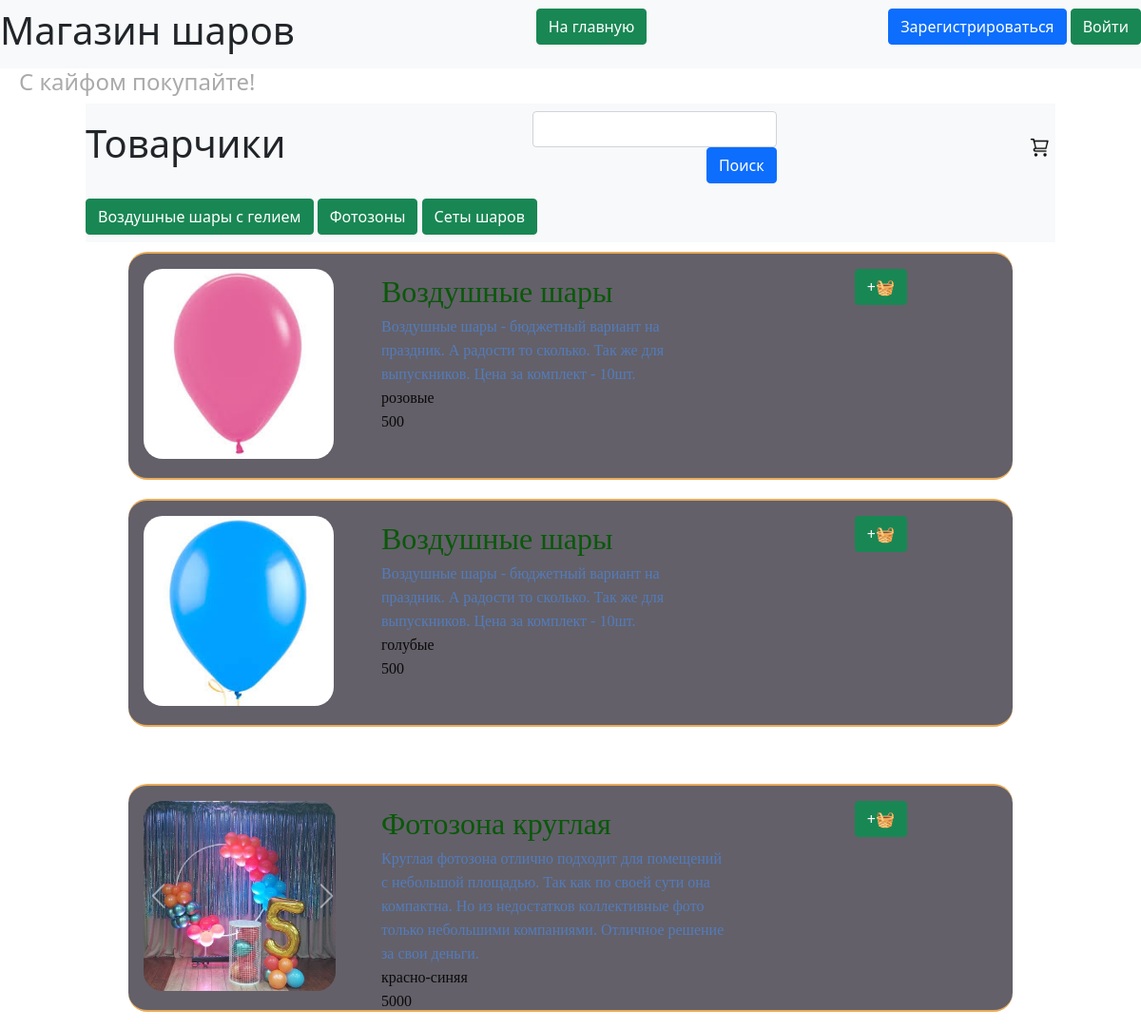
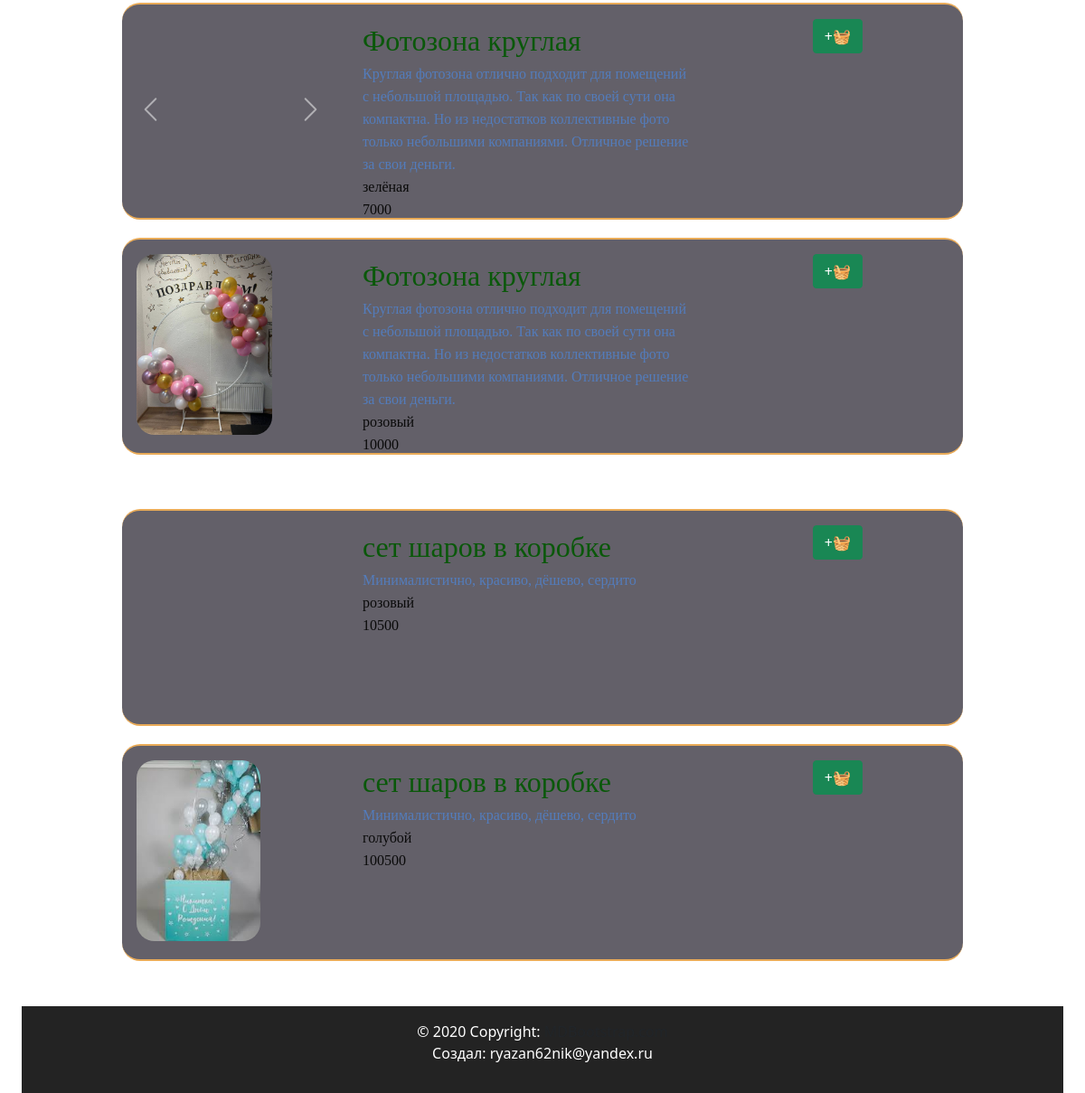
/index, run on the app's committed database (2 pictures, top to bottom).
### data/types.py (models this page shows, shortened)
class Types(SqlAlchemyBase):
    __tablename__ = 'types'
    id = sqlalchemy.Column(sqlalchemy.Integer,
                           primary_key=True, autoincrement=True)
    title = sqlalchemy.Column(sqlalchemy.String, nullable=True)
    products = orm.relationship("ProductGroup", back_populates='type_relation')

### data/products.py (models this page shows, shortened)
class Products(SqlAlchemyBase, SerializerMixin):
    __tablename__ = 'products'
    id = sqlalchemy.Column(sqlalchemy.Integer,
                           primary_key=True, autoincrement=True)
    color = sqlalchemy.Column(sqlalchemy.String, nullable=True)
    sale = sqlalchemy.Column(sqlalchemy.Integer, nullable=True)
    cost = sqlalchemy.Column(sqlalchemy.Integer)
    remains = sqlalchemy.Column(sqlalchemy.Integer, nullable=True)
    img = sqlalchemy.Column(sqlalchemy.String, default='0_0_0_none.jpg')
    product_group_id = sqlalchemy.Column(sqlalchemy.Integer, sqlalchemy.ForeignKey("product_group.id"))
    product_group = orm.relationship('ProductGroup')
    def get_img(self):
        return self.img.split(', ')

### data/products_group.py (models this page shows, shortened)
class ProductGroup(SqlAlchemyBase, SerializerMixin):
    __tablename__ = 'product_group'
    id = sqlalchemy.Column(sqlalchemy.Integer,
                           primary_key=True, autoincrement=True)
    title = sqlalchemy.Column(sqlalchemy.String, nullable=True)
    description = sqlalchemy.Column(sqlalchemy.String, nullable=True)
    type = sqlalchemy.Column(sqlalchemy.Integer, sqlalchemy.ForeignKey("types.id"))
    type_relation = orm.relationship('Types')
    products = orm.relationship("Products", back_populates='product_group')

### server.py (the view)
@app.route("/", methods=['GET'])
@app.route("/index", methods=['GET'])
def index_get():
    search = request.args.get("search", default="sample", type=str)
    db_sess = db_session.create_session()
    types = db_sess.query(Types).all()
    return render_template('pages/index.html', types=types, view='nocube')

### data/db_session.py (called while the page is built)
def create_session() -> Session:
    global __factory
    return __factory()

### templates/pages/index.html (shortened to what this page needs)
{% extends "base.html" %}
{% block content %}
<nav class="navbar navbar-light bg-light title-width">
    <div align="left">
        <h1>Товарчики</h1>
    </div>
    <div align="right">
        <form method="POST">
            <input type="text" id="text" name="text" class="form-control" align="left"/>
            <input type="submit" value="Поиск" class="btn btn-primary" align="right"/>
        </form>
    </div>
    <div align="right">
        <a href="/basket">
            <div class="basket-button"></div>
        </a>
    </div>
</nav>
<nav class="navbar navbar-light bg-light title-width">
    <div align="right">
        {% for type in types %}
        <a href="#{{type.title}}" class="btn btn-success">{{type.title}}</a>
        {% endfor %}
    </div>
</nav>
{% for type in types %}
<div class="menu">
    {% for group_product in type.products %}
    {% for product in group_product.products %}
    {% include 'includes/product.html' %}
    {% endfor %}
    {% endfor %}
</div>
{% endfor %}
{% endblock %}

### templates/includes/product.html (shortened to what this page needs)
{%if view == 'cube'%}
<link rel="stylesheet" href="{{ url_for('static', filename='css/product_cube_style.css') }}">
{%else%}
<link rel="stylesheet" href="{{ url_for('static', filename='css/product_style.css') }}">
{%endif%}
<div class="product menu-item">
    <div class="product-img-place">
        {% if product.get_img()[0]%}
        <div id="carousel{{product.id}}" class="carousel slide" data-bs-ride="false">
            <div class="carousel-inner">
                <div class="carousel-item active">
                    <img class="d-block product-img" src="/static/img/products/{{product.get_img()[0]}}"
                         alt="{{product.get_img()[0]}}">
                </div>
            </div>
            <a class="carousel-control-prev" href="#carousel{{product.id}}" role="button" data-slide="prev">
                <span class="carousel-control-prev-icon" aria-hidden="true"></span>
            </a>
            <a class="carousel-control-next" href="#carousel{{product.id}}" role="button" data-slide="next">
                <span class="carousel-control-next-icon" aria-hidden="true"></span>
            </a>
        </div>
        {%else%}
        <img class="product-img" src="/static/img/products/none.jpg"
             alt="/static/img/products/{{product.get_img()[0]}}"/>
        {%endif%}
    </div>
    <div class="product-description">
        <div align="left">
            <a href="/show_product/{{product.product_group_id}}/{{product.id}}"
               class="product-no-title text-decoration:none">
                <div>
                    <span class="product-description-title">{{product.product_group.title}}</span><br>
                    <span class="product-description-description">{{product.product_group.description}}</span><br>
                    <span class="product-description-color">{{product.color}}</span><br>
                    <span class="product-description-color">{{product.cost}}</span>
                </div>
            </a>
        </div>
    </div>
    <div class="product-button-plus">
        <button class="btn btn-success"
                onclick="addToBasket('{{ product.id }}'{% if current_user.is_authenticated %}, '{{current_user.id}}' {%endif%});">
            +🧺
        </button>
    </div>
</div>

### static/css/header.css (style rules this page uses)
:root { --main-color: #0179FA; --second-color: white; }

### static/css/footer.css (style rules this page uses)
:root { --main-color: #111111; --second-color: white; }

### static/css/style.css (style rules this page uses)
:root { --main-color: #0179FA; --second-color: #ffffff; --thirdly_color: #629ee3; }
body { background-color: var(--second-color); }

### static/css/mystyle.css (style rules this page uses)
html { --firstly-color: white; --secondary-color: rgba(91, 82, 212, 0.837); --thirdly-color: rgb(99, 96, 105); --fourly-color: rgb(144, 182, 242); --black: rgb(35, 35, 35); --dark-blue: #12191D; --white: #FFFFFF; --green: #33FF00; --caribbean: #00E197; --light-green: #8EEF8C; --turquoise: #12EEFF; --pink: #F053D5; --red: #FE785A; --gray-900: #0C1114; --gray-700: #242A2C; --gray-650: #495257; --gray-600: #424B4F; --gray-500: #495257; --gray-300: #8D979E; --gray-200: #ACB4B9; --gray-150: #AEB6BB; --gray-100: #EEF1F3; --gray-50: #F6F8F9; }
.basket-button { width: 3vh; height: 3vh; border: none; background-image: url('../img/system/cart_icon.png'); background-size: cover; margin: 5px 5px; }
.menu { display: flex; justify-content: space-around; align-items: flex-start; flex-wrap: wrap; padding: 5vh; padding-top: 0; }
.menu-item { width: 30vh; height: 30vh; margin: 10px 5px; text-align: center; background-color: var(--thirdly-color); position: relative; border-radius: 20px; flex-basis: content; }
.title-width { min-width: 85vw; }
body { margin: 0; padding: 0; text-align: center; }

### static/css/product_style.css (style rules this page uses)
a { color:#537CBC; text-decoration:none; }
.product { border-top: 2px solid rgb(233 171 88); border-bottom: 2px solid rgb(233 171 88); display: grid; grid-template-columns: repeat(15, 1fr); grid-template-rows: repeat(3, 1fr); gap: 10px; grid-auto-rows: 1fr; }
.product > div { padding: 1em; color: #d9480f; }
.product-img-place { grid-column: 1 / 4; grid-row: 1 / 4; width: 30vh; height: 30vh; }
.product-img { height: 25vh; border-radius: 20px; object-fit: cover; }
.product-description { grid-column: 4 / 11; grid-row: 1 / 4; }
.product-description-title { font-size: 2rem; font-family: cursive; color: rgb(10 88 10); text-align: left; }
.product-description-description { font-family: cursive; color: #537CBC; text-align: left; }
.product-description-color { font-family: cursive; color: rgb(10 10 10); text-align: left; }
.product-no-title { color: rgb(1 1 1); }
.product-button-plus { grid-column: 12 / 15; grid-row: 1 / 2; }

### data on the page
Types: title "Воздушные шары с гелием"
Types: title "Фотозоны"
Types: title "Сеты шаров"
Products: shows a picture, product_group "Воздушные шары", product_group.description "Воздушные шары - бюджетный вариант на праздник. А радости то сколько. Так же для выпускников. Цена за комплект - 10шт.", color "розовые", cost "500"
Products: shows a picture, product_group "Воздушные шары", product_group.description "Воздушные шары - бюджетный вариант на праздник. А радости то сколько. Так же для выпускников. Цена за комплект - 10шт.", color "голубые", cost "500"
Products: img (picture), product_group "Фотозона круглая", product_group.description "Круглая фотозона отлично подходит для помещений с небольшой площадью. Так как по своей сути она компактна. Но из недостатков коллективные фото только небольшими компаниями. Отличное решение за свои деньги.", color "красно-синяя", cost "5000"
Products: img (picture), product_group "Фотозона круглая", product_group.description "Круглая фотозона отлично подходит для помещений с небольшой площадью. Так как по своей сути она компактна. Но из недостатков коллективные фото только небольшими компаниями. Отличное решение за свои деньги.", color "зелёная", cost "7000"
Products: shows a picture, product_group "Фотозона круглая", product_group.description "Круглая фотозона отлично подходит для помещений с небольшой площадью. Так как по своей сути она компактна. Но из недостатков коллективные фото только небольшими компаниями. Отличное решение за свои деньги.", color "розовый", cost "10000"
Products: shows a picture, product_group "сет шаров в коробке", product_group.description "Минималистично, красиво, дёшево, сердито", color "розовый", cost "10500"
Products: shows a picture, product_group "сет шаров в коробке", product_group.description "Минималистично, красиво, дёшево, сердито", color "голубой", cost "100500"
